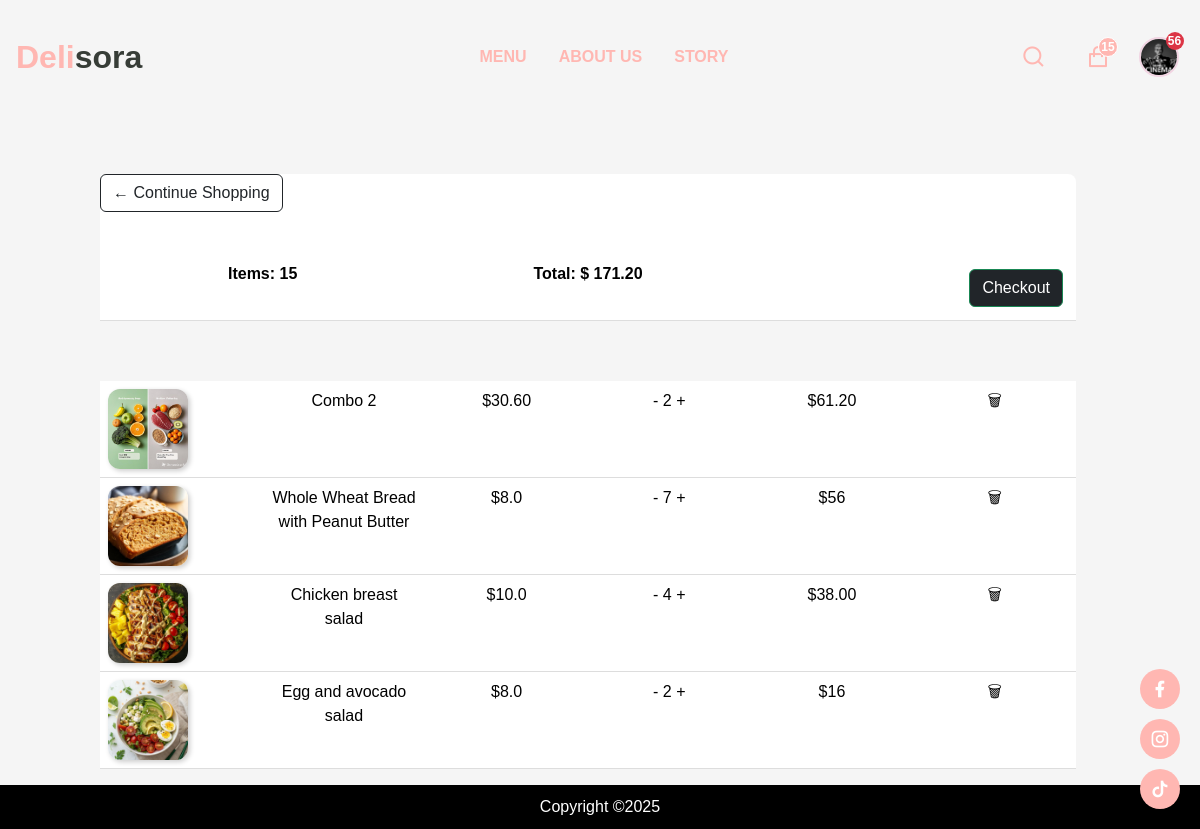
The app's page /cart/ (signed in) with its own data.
### app/models.py (models this page shows, shortened)
class Customer(models.Model):
    user = models.OneToOneField(User, on_delete=models.CASCADE, null=True, blank=True)
    name = models.CharField(max_length=200, null=True)
    customer_image = models.ImageField(upload_to='Profile/', null=True, blank=True)
    points = models.IntegerField(default=0)
    @property
    def imageURL(self):
        try:
            url = self.customer_image.url
        except:
            url = ''
        return url

class OrderItem(models.Model):
    product = models.ForeignKey(Product, on_delete=models.SET_NULL, blank=True, null=True)
    combo = models.ForeignKey(Combo, on_delete=models.SET_NULL, blank=True, null=True, related_name="order_items")
    order = models.ForeignKey(Order, on_delete=models.SET_NULL, blank=True, null=True)
    quantity = models.IntegerField(default=0, blank=True, null=True)
    date_added = models.DateTimeField(auto_now_add=True)
    @property
    def get_total(self):
        if self.combo:
            return self.combo.get_combo_price * self.quantity
        elif self.product:
            return self.product.final_price * self.quantity
        return 0

class BaseProduct(models.Model):
    name = models.CharField(max_length=200, null=True)
    image = models.ImageField(upload_to='products/', null=True, blank=True)
    detail = models.TextField(null=True, blank=True)
    description = models.TextField(null=True, blank=True)
    class Meta:
        abstract = True
    @property
    def imageURL(self):
        try:
            return self.image.url
        except:
            return ''

class Combo(BaseProduct):
    products = models.ManyToManyField(Product, through='ComboItem')
    discount_percentage = models.FloatField(default=0)
    @property
    def get_combo_price(self):
        total_price = sum(item.product.price * item.quantity for item in self.comboitem_set.all())
        discount_amount = (total_price * self.discount_percentage) / 100
        return Decimal(total_price - discount_amount).quantize(Decimal("0.01"), rounding=ROUND_HALF_UP)

class ComboItem(models.Model):
    combo = models.ForeignKey(Combo, on_delete=models.CASCADE)
    product = models.ForeignKey(Product, on_delete=models.CASCADE)
    quantity = models.PositiveIntegerField(default=1)

class Product(BaseProduct):
    category = models.ManyToManyField(Category, related_name='products')
    price = models.FloatField()
    digital = models.BooleanField(default=False, null=True, blank=False)
    calories = models.IntegerField(default=0)
    protein = models.FloatField(default=0)
    carbs = models.FloatField(default=0)
    fat = models.FloatField(default=0)
    sale = models.BooleanField(default=False)
    discount_percentage = models.FloatField(default=0, null=True, blank=True)
    sale_price = models.FloatField(default=0, null=True, blank=True)
    @property
    def final_price(self):
        if self.sale:
            if self.sale_price and self.sale_price > 0:
                return self.sale_price
            elif self.discount_percentage and self.discount_percentage > 0:
                return Decimal(self.price) * (1 - Decimal(self.discount_percentage) / 100)
        return Decimal(self.price)

### app/views/cart.py (the view, shortened to what this page needs)
# urls.py: path("cart/", cart, name="cart"),
def cart(request):
    order = None  # Khởi tạo order ban đầu
    cartItems = 0
    cartTotal = Decimal('0.0')  # Chỉ khởi tạo một lần với Decimal
    if request.user.is_authenticated:
        customer, created = Customer.objects.get_or_create(user=request.user)
        order, created = Order.objects.get_or_create(customer=customer, complete=False)
        items = order.orderitem_set.all()
        cartItems = order.get_cart_items
        cartTotal = order.get_cart_total  # Đây đã là Decimal
        combo_items = [item for item in items if item.combo is not None]
        product_items = [item for item in items if item.product is not None]
    categories = Category.objects.filter(is_sub=False)
    context = {
        'combo_items': combo_items,
        'product_items': product_items,
        'cartItems': cartItems,
        'cartTotal': cartTotal,
        'categories': categories,
        'order': order  # Thêm order vào context
    }
    return render(request, 'app/cart.html', context)

### app/templates/app/cart.html (shortened to what this page needs)
{% extends 'app/base.html' %}
{% load static %}
{% block cart_content %}
<div class="main-content">
    <div class="row" style="width: 100%;">
        <div style="height: 60px;"></div>
        <div class="col-lg-12">
            <div class="box-element">
                <a class="btn btn-outline-dark" href="{% url 'menu' %}">&#x2190; Continue Shopping</a>
                <br><br>
                <table class="table">
                    <tr>
                        <th>
                            <h5>Items: <strong>
                                    {{ cartItems }}
                            </strong></h5>
                        </th>
                        <th>
                            <h5>Total: <strong>$
                                    {{ cartTotal }}
                            </strong></h5>
                        </th>
                        <th>
                            <a style="float:right; margin:5px;" class="btn btn-success bg-dark" href="{% url 'checkout' %}">Checkout</a>
                        </th>
                    </tr>
                </table>
            </div>
            <br>
            <div class="box-element">
                <table class="table" style="width: 100%; border-collapse: collapse;">
                    <tbody>
                        {% for item in combo_items %}
                        <tr>
                            <td style="text-align: center;">
                                <img src="{{ item.combo.imageURL }}" class="cart-product-img">
                            </td>
                            <td>{{ item.combo.name }}</td>
                            <td style="text-align: center;">${{ item.combo.get_combo_price }}</td>
                            <td style="text-align: center;">
                                <form method="POST" action="{% url 'update_item' %}" style="display: inline;">
                                    <button type="submit">-</button>
                                </form>
                                {{ item.quantity }}
                                <form method="POST" action="{% url 'update_item' %}" style="display: inline;">
                                    <button type="submit">+</button>
                                </form>
                            </td>
                            <td style="text-align: center;">
                                {% if user.is_authenticated %}
                                    ${{ item.get_total }}
                                {% else %}
                                    ${{ item.total_price }}
                                {% endif %}
                            </td>
                            <td style="text-align: center;">
                                <form method="POST" action="{% url 'update_item' %}">
                                    <button type="submit">🗑</button>
                                </form>
                            </td>
                        </tr>
                        {% endfor %}
                        {% for item in product_items %}
                        <tr>
                            <td style="text-align: center;"><img src="{{ item.product.imageURL }}" class="cart-product-img"></td>
                            <td>{{ item.product.name }}</td>
                            <td style="text-align: center;">${{ item.product.price }}</td>
                            <td style="text-align: center;">
                                <form method="POST" action="{% url 'update_item' %}" style="display: inline;">
                                    <button type="submit">-</button>
                                </form>
                                {% if item.quantity >= 1 %}
                                    {{ item.quantity }}
                                {% endif %}
                                <form method="POST" action="{% url 'update_item' %}" style="display: inline;">
                                    <button type="submit">+</button>
                                </form>
                            </td>
                            <td style="text-align: center;">
                                {% if user.is_authenticated %}
                                    ${{ item.get_total }}
                                {% else %}
                                    ${{ item.total_price }}
                                {% endif %}
                            </td>
                            <td style="text-align: center;">
                                <form method="POST" action="{% url 'update_item' %}">
                                    <button type="submit">🗑</button>
                                </form>
                            </td>
                        </tr>
                        {% endfor %}
                    </tbody>
                </table>
            </div>
        </div>
    </div>
</div>
{% endblock %}

### app/templates/app/base.html (shortened to what this page needs)
{% load static %}
<!DOCTYPE html>
<html lang="en">
  <head>
    <link href="https://cdn.jsdelivr.net/npm/bootstrap@5.3.3/dist/css/bootstrap.min.css" rel="stylesheet">
    <link href="https://getbootstrap.com/docs/5.3/assets/css/docs.css" rel="stylesheet">
    <link href="https://cdn.jsdelivr.net/npm/remixicon@4.1.0/fonts/remixicon.css" rel="stylesheet" />
    <script src="https://cdn.tailwindcss.com"></script>
    {% block extra_css %}
    <link rel="stylesheet" href="{% static 'app/css/styles.css' %}">
    {% endblock %}
  </head>
  <body class="{% block body_class %}{% endblock %}">
    <div class="main-container">
      <nav>
        <div class="nav__header">
          <div class="nav__logo">
            <a href="{% url 'home' %}">
              <span class="half1">Deli</span><span class="half2">sora</span>
            </a>
          </div>
        </div>
        <ul class="nav__links" id="nav-links">
          <li><a href="{% url 'menu' %}">MENU</a></li>
          <li><a href="{% url 'aboutus' %}">ABOUT US</a></li>
          <li><a href="{% url 'contact' %}">STORY</a></li>
        </ul>
        <div class="nav__btns">
          <button class="btn search-btn" id="openSearch">
              <i class="ri-search-line"></i>
          </button>
          <button class="btn cart-btn" onclick="window.location.href='{% url 'cart' %}'">
              <i class="ri-shopping-bag-line"></i>
              {% if request.user.is_authenticated %}
                  {% if request.cartItems > 0 %}
                      <span class="cart-count">{{ request.cartItems }}</span>
                  {% endif %}
              {% else %}
                  {% if request.session.cartItems > 0 %}
                      <span class="cart-count">{{ request.session.cartItems }}</span>
                  {% endif %}
              {% endif %}
          </button>
          {% if user.is_authenticated %}
          <div class="dropdown">
              <button class="btn p-0 border-0 position-relative" type="button" id="userDropdown" data-bs-toggle="dropdown">
                <img src="{{ request.user.customer.imageURL|default:'https://bootdey.com/img/Content/avatar/avatar1.png' }}"
                     alt="Avatar" class="rounded-circle" width="40" height="40">
                {% if request.user.customer.points >= 1 %}
                  <span class="badge position-absolute bg-danger text-white"
                        id="reward-notification"
                        style="width: 18px; height: 18px; font-size: 12px; display: flex;
                               align-items: center; justify-content: center;
                               border-radius: 50%; top: -5px; right: -5px;">
                    {{ request.user.customer.points }}
                  </span>
                {% endif %}
              </button>
            </div>
          {% else %}
          <a href="{% url 'login' %}" class="btn"><i class="ri-user-line"></i></a>
          {% endif %}
        </div>
      </nav>
      <div class="socials">
          <span><a href="https://www.facebook.com/" target="_blank"><i class="ri-facebook-fill"></i></a></span>
          <span><a href="https://www.instagram.com/" target="_blank"><i class="ri-instagram-line"></i></a></span>
          <span><a href="https://www.tiktok.com/" target="_blank"><i class="ri-tiktok-fill"></i></a></span>
      </div>
      <div class="container">
        {% block cart_content %}{% endblock cart_content %}
      </div>
      <footer>
        Copyright ©2025
      </footer>
    </div>
  </body>
</html>

### records on screen
OrderItem: combo.imageURL (picture), combo.name "Combo 2", combo.get_combo_price "30.60", quantity "2", get_total "61.20"
OrderItem: product.imageURL (picture), product.name "Whole Wheat Bread with Peanut Butter", product.price "8.0", quantity "7", get_total "56"
OrderItem: product.imageURL (picture), product.name "Chicken breast salad", product.price "10.0", quantity "4", get_total "38.00"
OrderItem: product.imageURL (picture), product.name "Egg and avocado salad", product.price "8.0", quantity "2", get_total "16"

### other values on screen
{{ request.cartItems }} "15"
{{ request.user.customer.points }} "56"
{{ cartItems }} "15"
{{ cartTotal }} "171.20"
